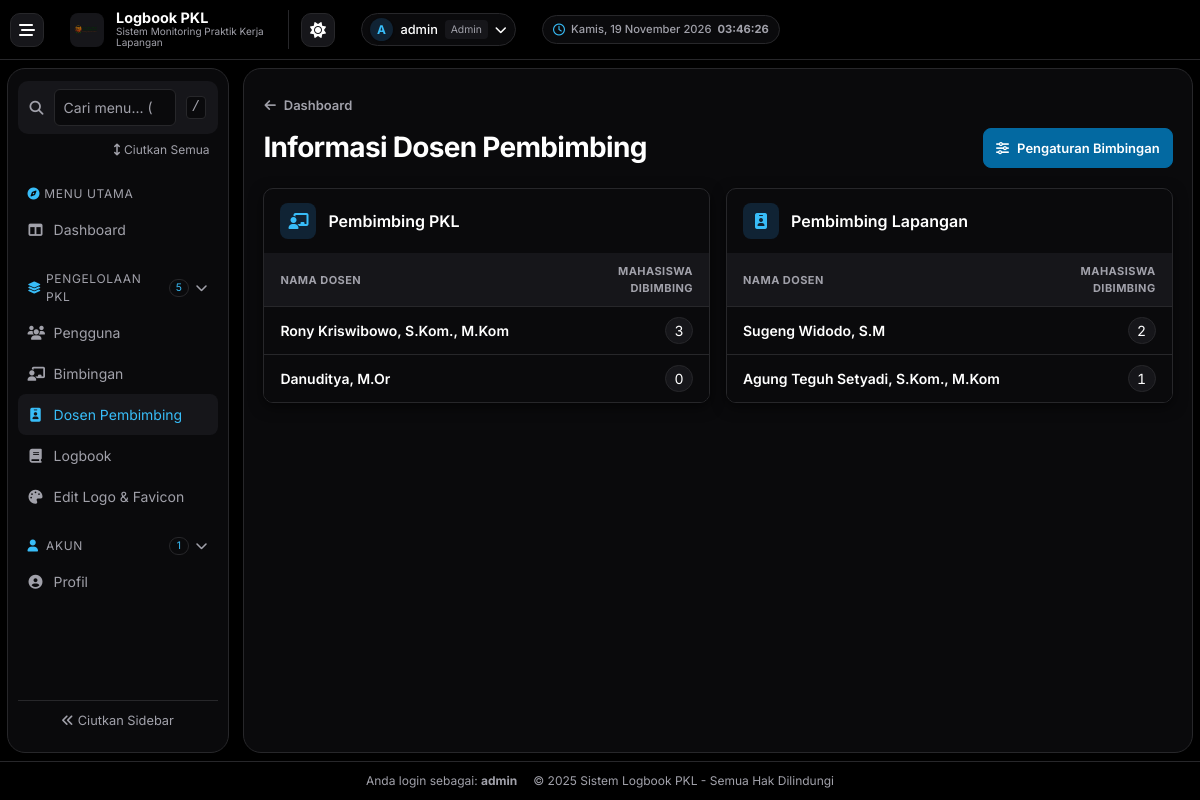
Before: /admin/dosen_pembimbing.php (signed in) with the older database file.
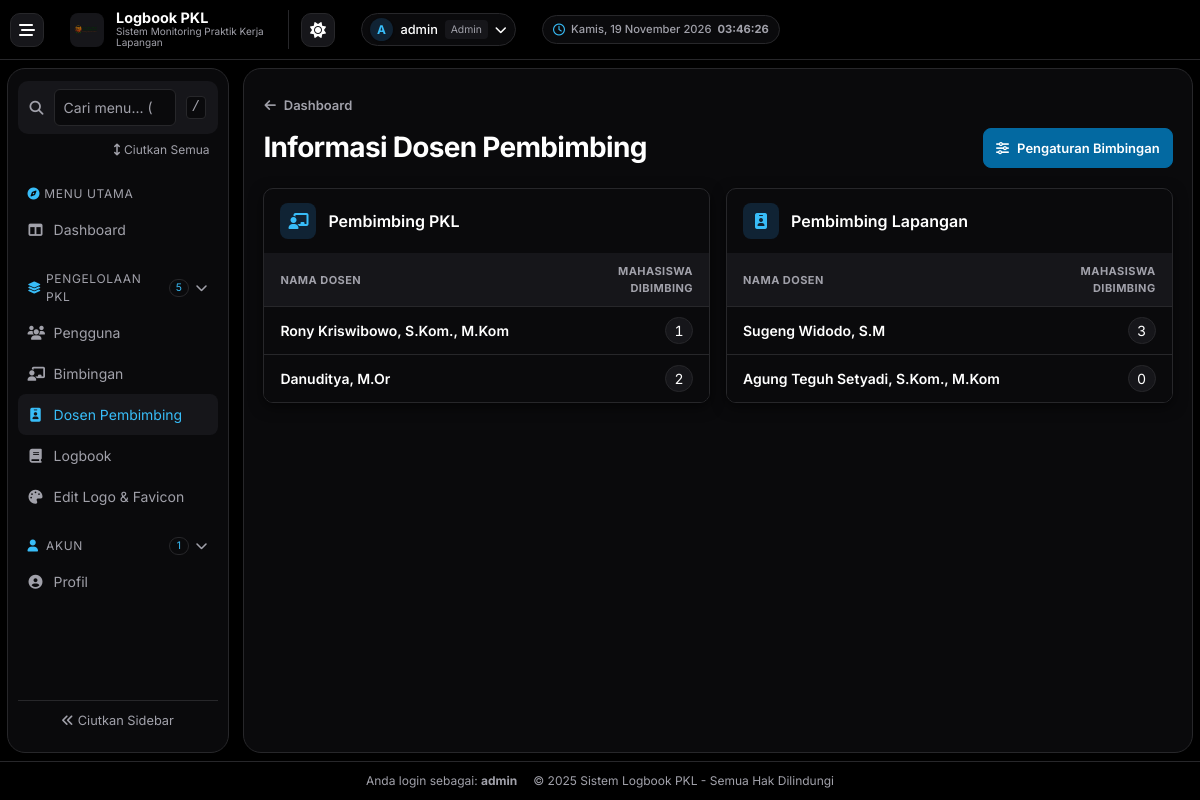
After: the same page with the newer database file.
### tables this page shows
CREATE TABLE `users` (
  `id` int(11) NOT NULL,
  `nama` varchar(100) DEFAULT NULL,
  `username` varchar(50) DEFAULT NULL,
  `password` varchar(255) DEFAULT NULL,
  `role` enum('admin','mahasiswa','dosen_pkl','dosen_lapangan') NOT NULL,
  `created_at` timestamp NOT NULL DEFAULT current_timestamp(),
  `remember_token` varchar(64) DEFAULT NULL,
  `prodi` varchar(100) DEFAULT NULL,
  `email_verified` tinyint(1) DEFAULT 0,
  `phone` varchar(15) DEFAULT NULL,
  `profile_image` varchar(255) DEFAULT NULL
);

### admin/dosen_pembimbing.php (the view, shortened to what this page needs)
<?php
include '../config/db.php';
$dosen_pkl_list = $conn->query("
    SELECT u.id, u.nama, COUNT(b.id_mahasiswa) as jumlah_mahasiswa
    FROM users u
    LEFT JOIN bimbingan b ON u.id = b.id_dospem_pkl
    WHERE u.role = 'dosen_pkl'
    GROUP BY u.id
");
$dosen_lapangan_list = $conn->query("
    SELECT u.id, u.nama, COUNT(b.id_mahasiswa) as jumlah_mahasiswa
    FROM users u
    LEFT JOIN bimbingan b ON u.id = b.id_dospem_lapangan
    WHERE u.role = 'dosen_lapangan'
    GROUP BY u.id
");
include '../includes/header.php';
?>
<div class="dashboard-page">
    <div class="advisors-header">
        <div>
            <a href="dashboard.php" class="admin-button admin-button-quiet advisors-back">
                <i class="fas fa-arrow-left" aria-hidden="true"></i> Dashboard
            </a>
            <h2 class="dashboard-title">Informasi Dosen Pembimbing</h2>
        </div>
        <a href="bimbingan.php" class="admin-button admin-button-primary">
            <i class="fas fa-sliders" aria-hidden="true"></i> Pengaturan Bimbingan
        </a>
    </div>
    <?php $advisor_groups = [
        ['pkl', 'Pembimbing PKL', 'fa-chalkboard-user', $dosen_pkl_list],
        ['lapangan', 'Pembimbing Lapangan', 'fa-id-badge', $dosen_lapangan_list],
    ]; ?>
    <div class="advisors-grid">
        <?php foreach ($advisor_groups as [$key, $title, $icon, $advisors]): ?>
            <section class="dashboard-panel advisors-panel" aria-labelledby="advisor-<?= $key ?>">
                <header class="advisors-panel-header">
                    <span class="advisors-icon"><i class="fas <?= $icon ?>" aria-hidden="true"></i></span>
                    <h3 id="advisor-<?= $key ?>"><?= $title ?></h3>
                </header>
                <?php if ($advisors->num_rows > 0): ?>
                    <table class="advisors-table" aria-labelledby="advisor-<?= $key ?>">
                        <thead>
                            <tr>
                                <th scope="col">Nama Dosen</th>
                                <th scope="col">Mahasiswa Dibimbing</th>
                            </tr>
                        </thead>
                        <tbody>
                            <?php while ($dosen = $advisors->fetch_assoc()): ?>
                                <tr>
                                    <td><?= htmlspecialchars($dosen['nama']) ?></td>
                                    <td><span class="advisors-count"><?= (int) $dosen['jumlah_mahasiswa'] ?></span></td>
                                </tr>
                            <?php endwhile; ?>
                        </tbody>
                    </table>
                <?php else: ?>
                    <p class="advisors-empty">Belum ada dosen pembimbing terdaftar.</p>
                <?php endif; ?>
            </section>
        <?php endforeach; ?>
    </div>
</div>
<?php include '../includes/footer.php'; ?>

Changed rows visible on the page:
computed for users "Rony Kriswibowo, S.Kom., M.Kom": jumlah_mahasiswa "3" → "1"
changed users "Danuditya, M.Or": jumlah_mahasiswa "0" → "2"
changed users "Sugeng Widodo, S.M": jumlah_mahasiswa "2" → "3"
computed for users "Agung Teguh Setyadi, S.Kom., M.Kom": jumlah_mahasiswa "1" → "0"
